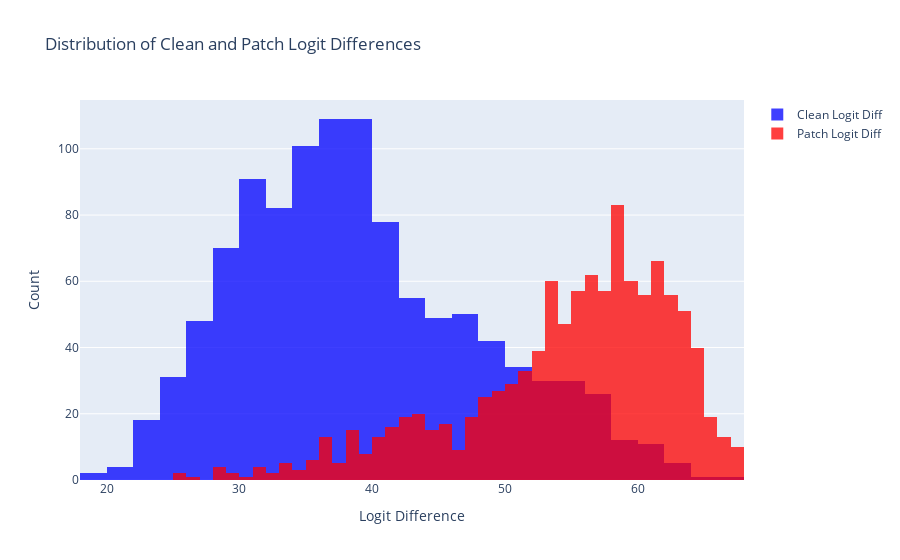

Here is the notebook cell this chart was saved with:
### Code cell
plot_logit_diff(batch_size=33, total_batches=33, patch_answer_reduce='sum')
clear_cache()

### Figure 1 — Plotly figure (JSON) as saved in the notebook; plotly's stock layout.template omitted (floating-point values rounded to 4 significant figures; data arrays with more than 128 entries replaced by an {"elided": "..."} marker saying what was removed)
{"data": [{"marker": {"color": "blue"}, "name": "Clean Logit Diff", "opacity": 0.75, "type": "histogram", "x": {"elided": "1089 float values"}}, {"marker": {"color": "red"}, "name": "Patch Logit Diff", "opacity": 0.75, "type": "histogram", "x": {"elided": "1089 float values"}}], "layout": {"barmode": "overlay", "title": {"text": "Distribution of Clean and Patch Logit Differences"}, "xaxis": {"anchor": "y", "domain": [0, 1], "title": {"text": "Logit Difference"}}, "yaxis": {"anchor": "x", "domain": [0, 1], "title": {"text": "Count"}}}}
